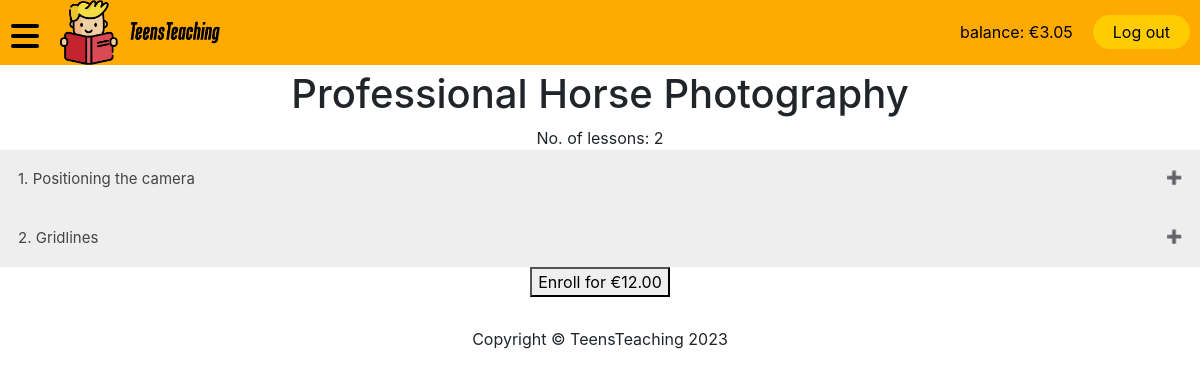
/course/view.php?id=1 (signed in), run on the app's committed database.
### tables this page shows
CREATE TABLE `users` (
  `id` int(11) NOT NULL,
  `email` varchar(320) NOT NULL,
  `password` varchar(255) NOT NULL,
  `credit` decimal(6,2) NOT NULL DEFAULT 0.00
);

CREATE TABLE `courses` (
  `id` int(11) NOT NULL,
  `teacher_id` int(11) NOT NULL,
  `course_subject` varchar(250) NOT NULL,
  `course_type` varchar(250) NOT NULL,
  `course_difficulty` varchar(250) NOT NULL,
  `course_name` varchar(250) NOT NULL,
  `course_description` text DEFAULT NULL,
  `course_intro_video` varchar(500) DEFAULT NULL,
  `course_price` decimal(6,2) NOT NULL DEFAULT 0.00,
  `json_blob` longtext DEFAULT NULL CHECK (json_valid(`json_blob`)),
  `creation_date` datetime NOT NULL DEFAULT current_timestamp()
);

### course/view.php (the view, shortened to what this page needs)
<?php
$course_id = test_input($_GET['id']);
$user_type = $_SESSION['type'];
$config = include($_SERVER["DOCUMENT_ROOT"] . "/teensteaching/config.php");
$mysqli = new mysqli($config['db_host'], $config['db_username'], $config['db_password'], $config['db_database']);
$qry = "SELECT * FROM Courses WHERE id = '$course_id' LIMIT 1";
$result = $mysqli->query($qry);
$course = mysqli_fetch_array($result);
$course_lessons = json_decode($course['json_blob'], true);
$lesson_count = count($course_lessons);
$can_purchase = false;
$was_purchased = false;
if ($user_type == 'student'){
  $can_purchase = true;
}
function test_input($data) {
  $data = trim($data);
  $data = stripslashes($data);
  $data = htmlspecialchars($data);
  return $data;
}
?>
<!DOCTYPE html>
<html lang="en">
<head>
    <?php include '../partials/stylesheets.php'; ?>
</head>
<body>
    <?php include '../partials/nav.php'; ?>
    <h1><?php echo $course['course_name']; ?></h1>
    <?php
    echo "<p class='lesson-count'>No. of lessons: $lesson_count</p>";
    if (is_array($course_lessons) || is_object($course_lessons)){
      $count = 1;
      foreach($course_lessons as $item){
        echo "<button type='button' class='collapsible'>".$count.". ".$item['title']."</button>";
        $count += 1;
      }
    }
      if ($can_purchase && $was_purchased){
        echo '<a href="../learn?id='.$course_id.'">Learn now!</a>';
      }
      elseif ($can_purchase && !$was_purchased){
        $price = $course['course_price'];
        echo "<form action='./buy.php' method='post'>";
        echo "<button type='submit' class='buy-btn'>Enroll for €$price</button>";
        echo "</form>";
      }
    ?>
    <?php include '../partials/footer.php'; ?>
</body>
</html>

### partials/nav.php (shortened to what this page needs)
<nav>
    <div class="nav-color">
        <div class="flex">
            <a href="#" class="burger" href="javascript:void(0);" onclick="myFunction()"><i id="burger" class="fa-solid fa-bars fa-2x fa-fw"></i></a>
            <a href="/teensteaching"><img src="/teensteaching/static/images/icon2.png" alt=""></a>
        </div>
        <?php
        echo "<div class='flex'>";
        if (!isset($_SESSION['email'])) {
            $home_or_dashboard = "Home";
            echo '<a href="/teensteaching/login" class="sign-in">Sign in</a>';
        } else {
            $mysqli = new mysqli($config['db_host'], $config['db_username'], $config['db_password'], $config['db_database']);
            if (!$mysqli->connect_error) {
                if ($_SESSION['type'] == 'teacher') {
                    $table = 'Teachers';
                } else {
                    $table = 'Users';
                }
                $id = $_SESSION['id'];
                $qry = "SELECT credit FROM $table WHERE id = '$id' LIMIT 1";
                $nav_result = $mysqli->query($qry);
                if ($nav_result) {
                    if (mysqli_num_rows($nav_result) > 0) {
                        $row = mysqli_fetch_array($nav_result);
                        echo '<a id="balance" href="/teensteaching/balance">balance: €' . $row['credit'] . '</a>';
                    } else {
                        die("BalanceError: loc: nav");
                    }
                }
            }
            echo '<a href="/teensteaching/logout" class="sign-in">Log out</a>';
        }
        echo "</div>";
        ?>
    </div>
</nav>

### static/style.css (style rules this page uses)
*, *::before, *::after { box-sizing: border-box; }
body { margin: 0; padding-top: 70px; }
body h1 { text-align: center; }
nav { top: 0; width: 100%; overflow: visible; position: fixed; z-index: 99; }
.nav-color { background-color: #FFAA00; margin: 0; display: flex; justify-content: space-between; }
nav img { max-width: 160px; margin: auto 10px; }
nav a { text-decoration: none; color: black; display: block; }
nav .flex { display: flex; }
.burger { margin-top: 10px; }
.burger i { margin: 10px 5px; }
.sign-in { padding: 5px 20px; background-color: #FFCC00; border-radius: 50px; }
#balance, .sign-in { height: fit-content; margin: auto 10px; }
form { max-width: 600px; width: 100%; margin: auto; padding: 0px 50px; }
.collapsible { background-color: #eee; color: #444; cursor: pointer; padding: 18px; width: 100%; border: none; text-align: left; outline: none; font-size: 15px; }
.collapsible:after { content: '\02795'; font-size: 13px; color: white; float: right; margin-left: 5px; }
.buy-btn { margin: auto; display: block; }
.lesson-count { width: fit-content; margin: auto; }

### data on the page
users: credit "3.05"
courses: course_name "Professional Horse Photography", json_blob "2", title "Positioning the camera", course_price "12.00"

### other printed values
$item['title'] "Gridlines"
